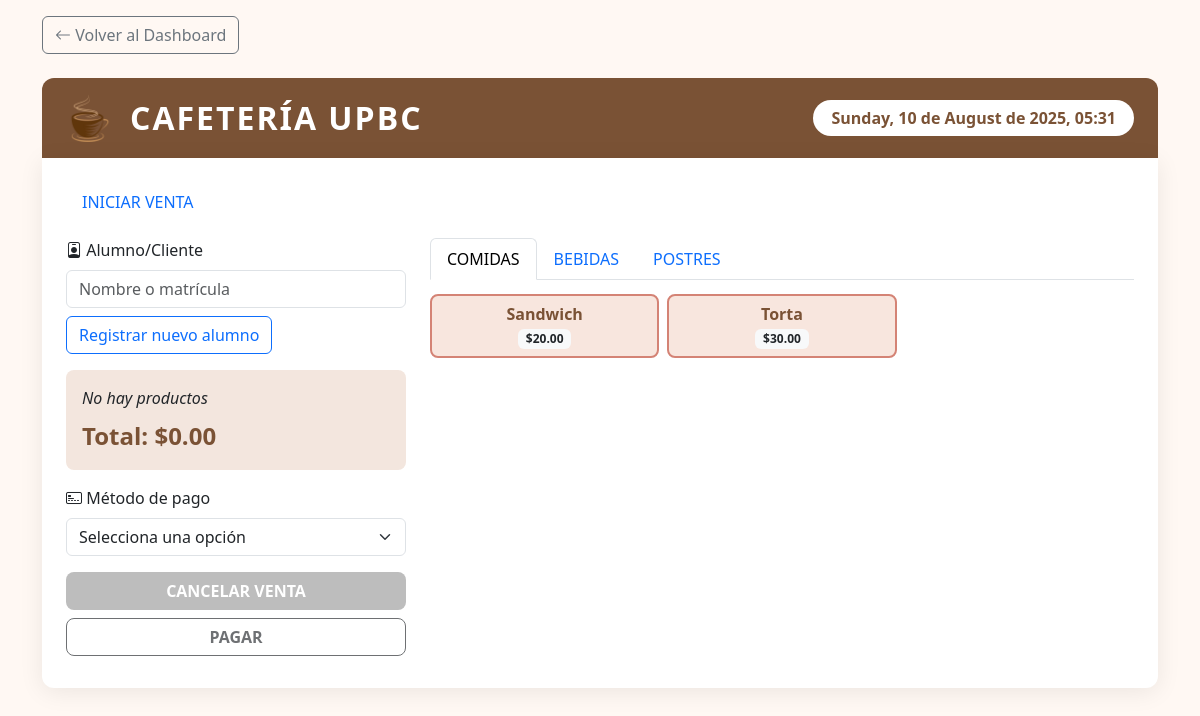
/view/venta.php (signed in), run on the app's committed database.
### tables this page shows
CREATE TABLE `productos` (
  `id` int(11) NOT NULL,
  `nombre` varchar(100) DEFAULT NULL,
  `precio` decimal(10,2) DEFAULT NULL,
  `tipo` varchar(20) NOT NULL DEFAULT 'bebida',
  `stock` int(11) NOT NULL DEFAULT 0
);

### model/ProductoModel.php (called while the page is built, shortened)
<?php
class ProductoModel {
    public static function buscarTodos($tipo = '', $q = '') {
        $pdo = Conexion::conectar();
        $sql = "SELECT * FROM productos WHERE 1";
        $params = [];
        if ($tipo) {
            $sql .= " AND tipo = ?";
            $params[] = $tipo;
        }
        $sql .= " ORDER BY nombre ASC";
        $stmt = $pdo->prepare($sql);
        $stmt->execute($params);
        return $stmt->fetchAll(PDO::FETCH_ASSOC);
    }
}

### view/venta.php (the view, shortened to what this page needs)
<?php
require_once("../model/ProductoModel.php");
$comidas = ProductoModel::buscarTodos('comida');
$dashboard = (isset($_SESSION['rol']) && $_SESSION['rol'] === 'gerente') ? 'dashboard_gerente.php' : 'dashboard_empleado.php';
?>
<!DOCTYPE html>
<html lang="es">
<head>
    <link href="https://cdn.jsdelivr.net/npm/bootstrap@5.3.0/dist/css/bootstrap.min.css" rel="stylesheet">
    <link rel="stylesheet" href="https://cdn.jsdelivr.net/npm/bootstrap-icons@1.11.3/font/bootstrap-icons.min.css">
</head>
<body>
<div class="container mt-3">
    <a href="<?php echo $dashboard; ?>" class="btn btn-outline-secondary" id="btnVolverDashboard">
        <i class="bi bi-arrow-left"></i> Volver al Dashboard
    </a>
</div>
<div class="container my-4">
    <div class="venta-header mb-0">
        <div class="d-flex align-items-center">
            <img src="/CafeteriaUPBC/view/img/cup.png" class="logo" alt="Logo">
            <span class="title">CAFETERÍA UPBC</span>
        </div>
        <span class="fecha">
    <?php
    echo mb_convert_encoding(strftime('%A, %d de %B de %Y, %H:%M'), 'UTF-8', 'UTF-8');
    ?>
        </span>
    </div>
    <div class="venta-main">
        <ul class="nav venta-tabs mb-3">
            <li class="nav-item">
                <a class="nav-link active" href="#">INICIAR VENTA</a>
            </li>
        </ul>
        <div class="row">
            <div class="col-md-4">
                <form id="formVenta" method="POST" action="../controller/GuardarVenta.php">
                    <div class="mb-3">
                        <label class="form-label" for="cliente"><i class="bi bi-person-badge"></i> Alumno/Cliente</label>
                        <input type="text" class="form-control" name="cliente" id="cliente" placeholder="Nombre o matrícula" autocomplete="off" required>
                        <button type="button" class="btn btn-outline-primary mt-2" id="btnRegistrarCliente">Registrar nuevo alumno</button>
                    </div>
                    <div class="venta-resumen">
                        <div id="resumen-lista"></div>
                        <div class="venta-total mt-2">Total: $<span id="resumen-total">0.00</span></div>
                    </div>
                    <div class="mb-3">
                        <label class="form-label" for="metodo_pago"><i class="bi bi-credit-card-2-front"></i> Método de pago</label>
                        <select class="form-select" name="metodo_pago" id="metodo_pago" required>
                            <option value="">Selecciona una opción</option>
                        </select>
                    </div>
                    <button type="button" class="btn btn-cancelar mb-2" id="cancelarVenta">CANCELAR VENTA</button>
                    <button type="submit" class="btn btn-pagar mb-2" id="btnPagar" disabled>PAGAR</button>
                </form>
            </div>
            <div class="col-md-8">
                <div class="row g-2">
                    <div class="col-12">
                        <ul class="nav nav-tabs mb-2" id="ventaTabs" role="tablist">
                            <li class="nav-item" role="presentation">
                                <button class="nav-link active" id="comidas-tab" data-bs-toggle="tab" data-bs-target="#comidas" type="button" role="tab">COMIDAS</button>
                            </li>
                            <li class="nav-item" role="presentation">
                                <button class="nav-link" id="bebidas-tab" data-bs-toggle="tab" data-bs-target="#bebidas" type="button" role="tab">BEBIDAS</button>
                            </li>
                            <li class="nav-item" role="presentation">
                                <button class="nav-link" id="postres-tab" data-bs-toggle="tab" data-bs-target="#postres" type="button" role="tab">POSTRES</button>
                            </li>
                        </ul>
                        <div class="tab-content" id="ventaTabsContent">
                            <div class="tab-pane fade show active" id="comidas" role="tabpanel">
                                <div class="row g-2 venta-productos">
                                    <?php foreach($comidas as $prod): ?>
                                    <div class="col-4">
                                        <button class="btn btn-producto"
                                            data-id="<?= $prod['id'] ?>"
                                            data-nombre="<?= htmlspecialchars($prod['nombre']) ?>"
                                            data-precio="<?= $prod['precio'] ?>">
                                            <?= htmlspecialchars($prod['nombre']) ?><br>
                                            <span class="badge bg-light text-dark">$<?= $prod['precio'] ?></span>
                                        </button>
                                    </div>
                                    <?php endforeach; ?>
                                </div>
                            </div>
                        </div>
                    </div>
                </div>
            </div>
        </div>
    </div>
</div>
</body>
</html>

### view/venta.php (style rules this page uses)
body { background: #fff8f3; }
.venta-header { background: #7a5235; color: #fff; padding: 16px 24px; border-radius: 12px 12px 0 0; display: flex; align-items: center; justify-content: space-between; }
.venta-header .logo { height: 48px; margin-right: 16px; }
.venta-header .title { font-size: 2rem; font-weight: bold; letter-spacing: 2px; }
.venta-header .fecha { background: #fff; color: #7a5235; border-radius: 20px; padding: 6px 18px; font-weight: bold; font-size: 1rem; }
.venta-main { background: #fff; border-radius: 0 0 12px 12px; box-shadow: 0 4px 24px rgba(0,0,0,0.08); padding: 24px; }
.venta-productos .btn-producto { background: #f8e6de; color: #7a5235; border: 2px solid #d48375; border-radius: 8px; margin: 6px 0; font-weight: bold; width: 100%; }
.venta-resumen { background: #f3e6de; border-radius: 8px; padding: 16px; margin-bottom: 16px; }
.venta-total { font-size: 1.5rem; font-weight: bold; color: #7a5235; }
.btn-pagar { background: #43a047; color: #fff; font-weight: bold; border-radius: 8px; width: 100%; margin-bottom: 8px; }
.btn-cancelar { background: #bdbdbd; color: #fff; font-weight: bold; border-radius: 8px; width: 100%; margin-bottom: 8px; }

### data on the page
productos: nombre "Sandwich", precio "20.00"
productos: nombre "Torta", precio "30.00"
